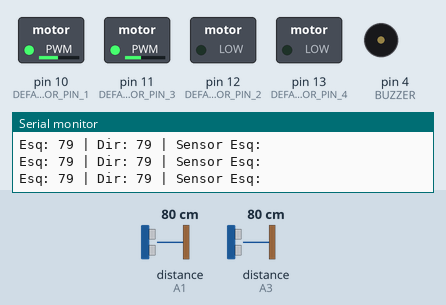
Bench run of a sketch on a simulated Arduino Uno, built with avr-gcc and run on an emulated ATmega328P. On the bench: switched loads named in the sketch (green lamp = pin HIGH), buzzer (waves = sounding, pin HIGH), the last lines printed to the serial monitor. Wiring (inferred from the names in the program): 2 × ultrasonic range finder: trigger A0, echo A1 / trigger A2, echo A3. The inputs (shaded band) are chosen by the test bench; at power-on: distance to the obstacle (sensors on A1, A3) 80 cm. The echo pulse lasts 58.3 µs per cm; pins used as bus, display or sensor lines are not drawn.

Above: at 1.2 s.
1.3 s: distance to the obstacle (sensor on A1) set to 20 cm
4.3 s: distance to the obstacle (sensor on A1) set to 17 cm
At 5.5 s:
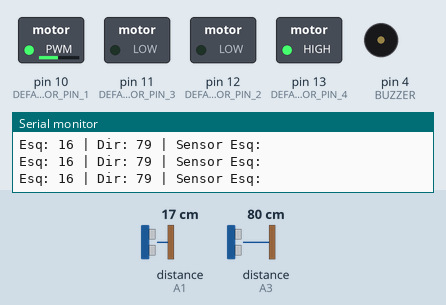
5.8 s: distance to the obstacle (sensor on A3) set to 20 cm
8.8 s: distance to the obstacle (sensor on A3) set to 17 cm
At 10.2 s:
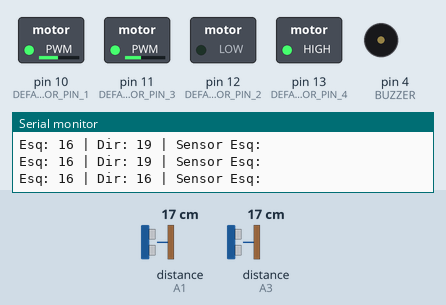
11.8 s: distance to the obstacle (sensor on A1) set to 60 cm
At 13.1 s:
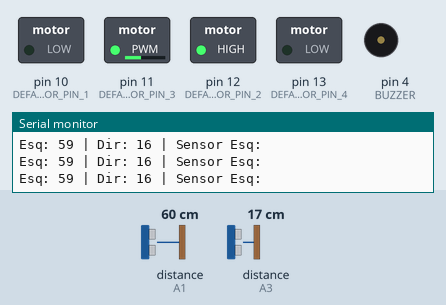
13.4 s: distance to the obstacle (sensor on A1) set to 2 cm
At 15.4 s:
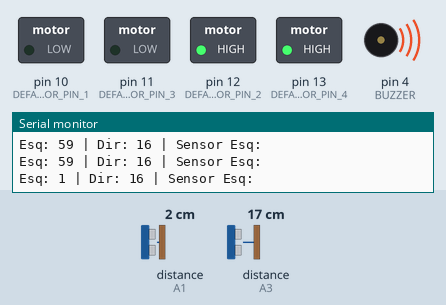
Timing chart, 0 to 17.4 s (numbered marks = the images above; inputs shaded):
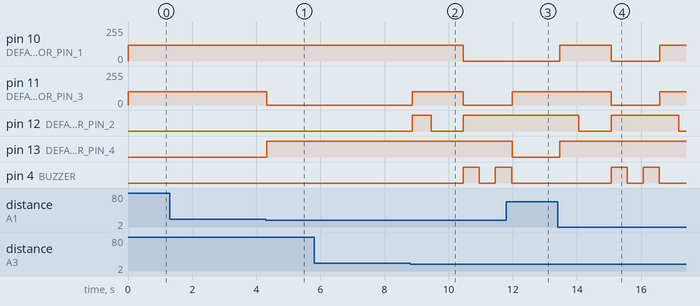

The sketch:

RoboEvitadorObstaculosDuploSensor.ino
```cpp
#include <Servo.h>
#include "FzMotorDriver.h"

// Definição dos pinos
const int TRIGGER_ESQ_PIN = A0;
const int ECHO_ESQ_PIN = A1;
const int TRIGGER_DIR_PIN = A2;
const int ECHO_DIR_PIN = A3;

const int BUZZER = 4;

const int LIMITE_DISTANCIA = 18;


FzMotorDriver motor;

void setup() {
  // Definição dos pinos como entrada ou saída
  pinMode(TRIGGER_ESQ_PIN, OUTPUT);
  pinMode(ECHO_ESQ_PIN, INPUT);
  pinMode(TRIGGER_DIR_PIN, OUTPUT);
  pinMode(ECHO_DIR_PIN, INPUT);


  pinMode(BUZZER, OUTPUT);

  // Inicializa a comunicação serial para depuração
  Serial.begin(9600);

  motor.attach(L9110);
  motor.setSpeed(120,100);
}


void loop() {
  long duracaoEsq, duracaoDir, distanciaEsq, distanciaDir;

  // Leitura dos sensores de obstáculos
  digitalWrite(TRIGGER_ESQ_PIN, LOW);
  delayMicroseconds(2);
  digitalWrite(TRIGGER_ESQ_PIN, HIGH);
  delayMicroseconds(10);
  digitalWrite(TRIGGER_ESQ_PIN, LOW);
  duracaoEsq = pulseIn(ECHO_ESQ_PIN, HIGH, 500000); //5000000 s
  distanciaEsq = (duracaoEsq / 2) / 29.1;  // Converte para centímetros

  delay(5); // Pequeno atraso para evitar oscilações

  digitalWrite(TRIGGER_DIR_PIN, LOW);
  delayMicroseconds(2);
  digitalWrite(TRIGGER_DIR_PIN, HIGH);
  delayMicroseconds(10);
  digitalWrite(TRIGGER_DIR_PIN, LOW);
  duracaoDir = pulseIn(ECHO_DIR_PIN, HIGH, 500000);
  distanciaDir = (duracaoDir / 2) / 29.1;  // Converte para centímetros


Serial.print("Esq: "); Serial.print(distanciaEsq); Serial.print(" | Dir: "); Serial.print(distanciaDir); Serial.println(" | Sensor Esq: ");


    // Nenhum sensor detecta a linha
    // Lógica de evitar obstáculos
    if (distanciaEsq < LIMITE_DISTANCIA && distanciaDir < LIMITE_DISTANCIA) {
      motor.backward();
      delay(600);
      motor.turnRightAxis();
      delay(1000);
      motor.stop();
      digitalWrite(BUZZER,HIGH);delay(500);digitalWrite(BUZZER,LOW);
      delay(500);
      digitalWrite(BUZZER,HIGH);delay(500);digitalWrite(BUZZER,LOW);
     } else if (distanciaEsq >= LIMITE_DISTANCIA && distanciaDir >= LIMITE_DISTANCIA) {
      motor.forward();
    } else if (distanciaEsq < distanciaDir) {
      motor.turnRight();
    } else {
      motor.turnLeft();
    }

  delay(5); // Pequeno atraso para evitar oscilações
}
```

FzMotorDriver.cpp
```cpp
 /* ---------------------------------------------------------------------------------------
 * Autor / Author: Eduardo Fritzen - eduardo@fritzen.io
 * Não é permitido o uso para fins comerciais deste código sem a autorização por escrito do autor
 * Use of this code for commercial purposes is not permitted without written authorization from the author
 * ---------------------------------------------------------------------------------------
 */
#include "FzMotorDriver.h"

#include <Arduino.h>

FzMotorDriver::FzMotorDriver()
{

}


 void FzMotorDriver::attach(TipoMotor tipo)
 {
      _tipo = tipo;

      _pinPwmA = DEFAULT_MOTOR_PIN_1; //pwm
      _pin1MA = DEFAULT_MOTOR_PIN_2; // direction

      _pinPwmB = DEFAULT_MOTOR_PIN_3; //pwm
      _pin1MB = DEFAULT_MOTOR_PIN_4; // direction


      pinMode(_pin1MA, OUTPUT);
      pinMode(_pin1MB, OUTPUT);
      pinMode(_pinPwmA, OUTPUT);
      pinMode(_pinPwmB, OUTPUT);

      setSpeed(DEFAULT_SPEED, DEFAULT_SPEED);
 }


void FzMotorDriver::attach(uint8_t pin1MA, uint8_t pinPwmA, uint8_t pin1MB, uint8_t pinPwmB)
{
      _tipo = L9110;

      _pin1MA = pin1MA; // direction
      _pin1MB = pin1MB; // direction
      _pinPwmA = pinPwmA; //pwm
      _pinPwmB = pinPwmB; //pwm

      pinMode(_pin1MA, OUTPUT);
      pinMode(_pin1MB, OUTPUT);
      pinMode(_pinPwmA, OUTPUT);
      pinMode(_pinPwmB, OUTPUT);

      setSpeed(DEFAULT_SPEED, DEFAULT_SPEED);
}

void FzMotorDriver::attach(uint8_t pin1MA, uint8_t pin2MA, uint8_t pin1MB, uint8_t pin2MB, uint8_t pinPwmA, uint8_t pinPwmB)
{

  _tipo = L293;

  _pin1MA = pin1MA; //direction
  _pin2MA = pin2MA; //direction
  _pin1MB = pin1MB; //direction
  _pin2MB = pin2MB; //direction
  _pinPwmA = pinPwmA; //pwm
  _pinPwmB = pinPwmB; //pwm

  pinMode(_pin1MA, OUTPUT);
  pinMode(_pin2MA, OUTPUT);
  pinMode(_pin1MB, OUTPUT);
  pinMode(_pin2MB, OUTPUT);
  pinMode(_pinPwmA, OUTPUT);
  pinMode(_pinPwmB, OUTPUT);

  setSpeed(DEFAULT_SPEED, DEFAULT_SPEED);
}

void FzMotorDriver::attach(uint8_t pinServo1, uint8_t pinServo2)
{

    _tipo = SERVO;

    _pinServoA = pinServo1;
    _pinServoB = pinServo2;


    _servoA.detach();
    _servoB.detach();
    pinMode(_pinServoA, OUTPUT);
    pinMode(_pinServoB, OUTPUT);

    _servoA.attach(_pinServoA);
    _servoB.attach(_pinServoB);
}

void FzMotorDriver::test(){
      int pos = 0;
            for (pos = 0; pos <= 180; pos += 1) {
          _servoA.write(pos);
         _servoB.write(pos);
          delay(15);
        }
        for (pos = 180; pos >= 0; pos -= 1) {
          _servoA.write(pos);
         _servoB.write(pos);
          delay(15);
        }
}

void FzMotorDriver::setSpeed(uint16_t pwm1, uint16_t pwm2) {
      _speedA = pwm1;
      _speedB = pwm2;
      analogWrite(_pinPwmA, _speedA);
      analogWrite(_pinPwmB, _speedB);
}

void FzMotorDriver::backward()
{
  if (_tipo == SERVO) {
    _servoA.write(SERVO_MIN);
    _servoB.write(SERVO_MAX);
  } else {


    digitalWrite(_pin1MA, HIGH); // Direção para a frente no motor A
    digitalWrite(_pin1MB, HIGH); // Direção para a frente no motor B

    analogWrite(_pinPwmA, _speedA);
    analogWrite(_pinPwmB, _speedB);

    if (_tipo == L293) {
      digitalWrite(_pin2MA, LOW);
      digitalWrite(_pin2MB, LOW);
    }

  }
}
void FzMotorDriver::forward()
{
  if (_tipo == SERVO) {
    _servoA.write(SERVO_MAX);
    _servoB.write(SERVO_MIN);
  } else {
        digitalWrite(_pin1MA, LOW); // Direção para trás no motor A
        digitalWrite(_pin1MB, LOW); // Direção para trás no motor B

        analogWrite(_pinPwmA, _speedA);
        analogWrite(_pinPwmB, _speedB);

        if (_tipo == L293) {
          digitalWrite(_pin2MA, HIGH);
          digitalWrite(_pin2MB, HIGH);
        }
  }
}

void FzMotorDriver::turnRight()
{
  if (_tipo == SERVO) {
    _servoA.write(SERVO_MIN);
    _servoB.write(SERVO_STOP);
  } else {
        digitalWrite(_pin1MA, LOW);
        digitalWrite(_pin1MB, HIGH);

        analogWrite(_pinPwmA, _speedA);
        analogWrite(_pinPwmB, 0);// Desliga o motor B

        if (_tipo == L293) {
          digitalWrite(_pin2MA, LOW);
          digitalWrite(_pin2MB, LOW);
        }

  }
}

void FzMotorDriver::turnRightAxis()
{
  if (_tipo == SERVO) {
    _servoA.write(SERVO_MAX);
    _servoB.write(SERVO_MAX);
  } else {
        digitalWrite(_pin1MA, LOW);
        digitalWrite(_pin1MB, HIGH);

        analogWrite(_pinPwmA, _speedA);
        analogWrite(_pinPwmB, _speedB);


        if (_tipo == L293) {
          digitalWrite(_pin2MA, HIGH);
          digitalWrite(_pin2MB, LOW);
        }
  }
}

void FzMotorDriver::turnLeft()
{
  if (_tipo == SERVO) {
    _servoA.write(SERVO_STOP);
    _servoB.write(SERVO_MAX);
  } else {
        digitalWrite(_pin1MA, HIGH);
        digitalWrite(_pin1MB, LOW);

        analogWrite(_pinPwmA, 0); // Desliga o motor A
        analogWrite(_pinPwmB, _speedB);

        if (_tipo == L293) {
          digitalWrite(_pin2MA, LOW);
          digitalWrite(_pin2MB, LOW);
        }

  }
}

void FzMotorDriver::turnLeftAxis()
{
  if (_tipo == SERVO) {
    _servoA.write(SERVO_MIN);
    _servoB.write(SERVO_MIN);
  } else {
        digitalWrite(_pin1MA, HIGH);
        digitalWrite(_pin1MB, LOW);

        analogWrite(_pinPwmA, _speedA);
        analogWrite(_pinPwmB, _speedB);


        if (_tipo == L293) {
          digitalWrite(_pin2MA, LOW);
          digitalWrite(_pin2MB, HIGH);
        }
  }
}

void FzMotorDriver::stop() //PONTO MORTO = TUDO LOW
{
  if (_tipo == SERVO) {
    _servoA.write(SERVO_STOP);
    _servoB.write(SERVO_STOP);
  } else {
      digitalWrite(_pin1MA, HIGH);
      digitalWrite(_pin1MB, HIGH);

      analogWrite(_pinPwmA, 0);
      analogWrite(_pinPwmB, 0);

      if (_tipo == L293) {
        digitalWrite(_pin2MA, HIGH);
        digitalWrite(_pin2MB, HIGH);
      }
  }
}
```

FzMotorDriver.h
```cpp
 /* ---------------------------------------------------------------------------------------
 * Autor / Author: Eduardo Fritzen eduardo@fritzen.io
 * Não é permitida o uso para fins comerciais deste código sem a autrorização por escrito do autor
 * Use of this code for commercial purposes is not permitted without written authorization from the author
 * ---------------------------------------------------------------------------------------
 */
#ifndef FzMotorDriver_h
#define FzMotorDriver_h

#include <Arduino.h>
#include <stdio.h>
#include <inttypes.h>

#include <Servo.h>

#define DEFAULT_SPEED 125 // até 255
#define SERVO_STOP 90
#define SERVO_MAX 120
#define SERVO_MIN 60


//L293D - FECHADO DE ACORDO COM A PLACA SHIELD
#define DEFAULT_MOTOR_PIN_1 10 //PWM
#define DEFAULT_MOTOR_PIN_2 12

#define DEFAULT_MOTOR_PIN_3 11 //PWM
#define DEFAULT_MOTOR_PIN_4 13

//declaracao dos pinos utilizados para controlar a velocidade de rotacao
#define DEFAULT_MOTOR_ENA_PIN 5
#define DEFAULT_MOTOR_ENB_PIN 6


// Servo
#define DEFAULT_SERVO_MOTOR_A_PIN 10
#define DEFAULT_SERVO_MOTOR_B_PIN 12


#define SENSOR_THRESHOLD 400

enum TipoMotor {
    L9110,
    L293,
    SERVO
};


class FzMotorDriver
{
    public:


        FzMotorDriver();
        void forward();
        void backward();
        void turnRight();
        void turnLeft();
        void turnRightAxis();
        void turnLeftAxis();
        void stop();
        void test();

        void attach(TipoMotor _tipo);
        void attach(uint8_t pinServo1, uint8_t pinServo2);
        void attach(uint8_t pin1MA, uint8_t pinPwmA, uint8_t pin1MB, uint8_t pinPwmB);
        void attach(uint8_t pin1A, uint8_t pin2A, uint8_t pin1B, uint8_t pin2B, uint8_t pinENMA, uint8_t pinENMB);


        void setSpeed(uint16_t speed1, uint16_t speed2);


    private:

        Servo _servoA;
        Servo _servoB;

        uint8_t _pin1MA;
        uint8_t _pin2MA; //pode não ter
        uint8_t _pin1MB;
        uint8_t _pin2MB; //pode não ter

        uint8_t _pinPwmA; //ENMA
        uint8_t _pinPwmB; //ENMB

        uint8_t _pinServoA;
        uint8_t _pinServoB;

        uint16_t _speedA = 255;
        uint16_t _speedB = 255;

        TipoMotor _tipo = L9110;

};

#endif
```

Measured:
- the behaviour switches between 19 and 18 cm on distance to the obstacle (sensor on A1) (found by bisection; images 0 and 1)
- the behaviour switches between 19 and 18 cm on distance to the obstacle (sensor on A3) (found by bisection; images 1 and 2)
- after the input at 4.3 s, pin 11 (DEFAULT_MOTOR_PIN_3): 100/255 → 0/255 at once; pin 13 (DEFAULT_MOTOR_PIN_4): LOW → HIGH at once
- after the input at 8.8 s, pin 10 (DEFAULT_MOTOR_PIN_1): 120/255 → 0/255 after 1.7 s; pin 11 (DEFAULT_MOTOR_PIN_3): 0/255 → 100/255 after 0.06 s, → 0/255 1.6 s later; pin 12 (DEFAULT_MOTOR_PIN_2): LOW → HIGH after 0.06 s, → LOW 0.60 s later, → HIGH 1.0 s later; pin 4 (BUZZER): LOW → HIGH after 1.7 s, → LOW 0.50 s later, → HIGH 0.50 s later
- after the input at 11.8 s, pin 10 (DEFAULT_MOTOR_PIN_1): stays 0/255 (without the input it goes to 120/255 after 0.17 s); pin 12 (DEFAULT_MOTOR_PIN_2): stays HIGH (without the input it goes to LOW after 0.77 s); pin 13 (DEFAULT_MOTOR_PIN_4): HIGH → LOW after 0.18 s
- after the input at 13.4 s, pin 10 (DEFAULT_MOTOR_PIN_1): 0/255 → 120/255 after 0.06 s, → 0/255 1.6 s later, → 120/255 1.5 s later; pin 11 (DEFAULT_MOTOR_PIN_3): 100/255 → 0/255 after 1.7 s, → 100/255 1.5 s later
